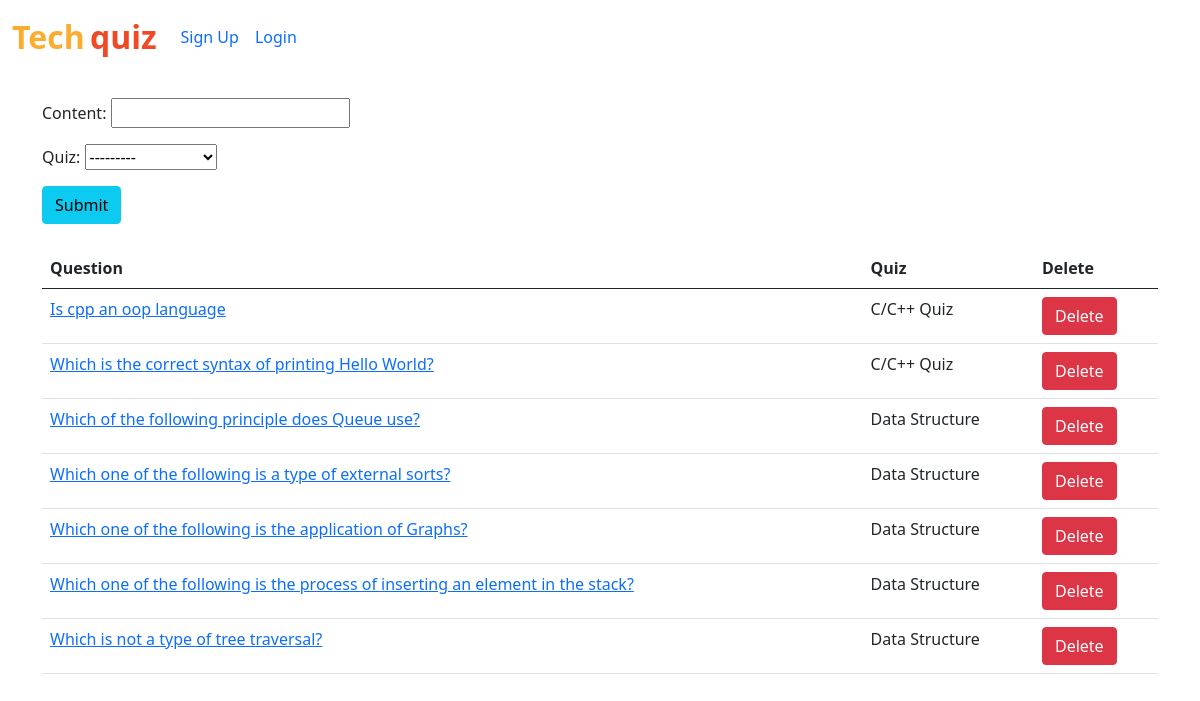
Page /add_question/ on the committed database.
### home/models.py (models this page shows, shortened)
class Question(models.Model):
    content = models.CharField(max_length=200)
    quiz = models.ForeignKey(Quiz, on_delete=models.CASCADE)

class Quiz(models.Model):
    name = models.CharField(max_length=50)
    desc = models.CharField(max_length=500)
    number_of_questions = models.IntegerField(default=1)
    time = models.IntegerField(help_text="Duration of the quiz in seconds", default="1")
    def __str__(self):
        return self.name

### home/views.py (the view)
# urls.py: path('add_question/', views.add_question, name='add_question'),
def add_question(request):
    questions = Question.objects.all()
    questions = Question.objects.filter().order_by('-id')
    if request.method=="POST":
        form = QuestionForm(request.POST)
        if form.is_valid():
            form.save()
            return render(request, "add_question.html")
    else:
        form=QuestionForm()
    return render(request, "add_question.html", {'form':form, 'questions':questions})

### home/forms.py
class QuestionForm(forms.ModelForm):
    class Meta:
        model = Question
        fields = ('content', 'quiz')

### home/templates/add_question.html (shortened to what this page needs)
{% extends 'base.html' %}
{% block body %}
<div class="container mt-4">
  <form action="/add_question/" method="POST"> {% csrf_token %}
    {{ form.as_p }}
    <button type="submit" class="btn btn-info">Submit</button>
  </form>
  <br>
  <table class="table">
    <thead>
      <tr>
        <th>Question</th>
        <th>Quiz</th>
        <th>Delete</th>
      </tr>
    </thead>
    {% for question in questions %}
    <tr>
      <td><a href="/add_options/{{question.id}}/">{{question.content}}</a></td>
      <td>{{question.quiz}}</td>
      <td><a href="/delete_question/{{question.id}}/" class="btn btn-danger">Delete</a></td>
    </tr>
    {% endfor %}
  </table>
</div>
{% endblock %}

### rows in the picture
Question: content "Is cpp an oop language", quiz "C/C++ Quiz"
Question: content "Which is the correct syntax of printing Hello World?", quiz "C/C++ Quiz"
Question: content "Which of the following principle does Queue use?", quiz "Data Structure"
Question: content "Which one of the following is a type of external sorts?", quiz "Data Structure"
Question: content "Which one of the following is the application of Graphs?", quiz "Data Structure"
Question: content "Which one of the following is the process of inserting an element in the stack?", quiz "Data Structure"
Question: content "Which is not a type of tree traversal?", quiz "Data Structure"
